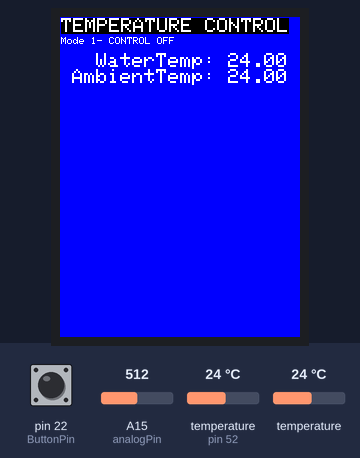
This sketch was run on a simulated Arduino Mega 2560, built with avr-gcc and run on an emulated ATmega2560. On the bench: 240×320 colour display. Inputs (shaded band) come from the test bench; at power-on: pin 22 (ButtonPin) LOW, temperature (sensor on pin 52) 24 °C, A15 (analogPin) = 512, temperature 24 °C. What the sketch prints to the serial monitor is not drawn.

Above: at 1.4 s.
1.5 s: pin 22 (ButtonPin) pulled HIGH for 3.2 s
At 5.3 s:
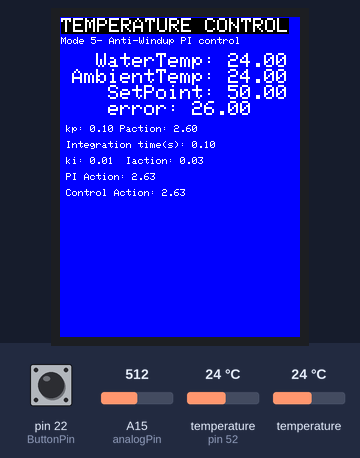
6.2 s: pin 22 (ButtonPin) pulled HIGH for 0.15 s
At 7.1 s:
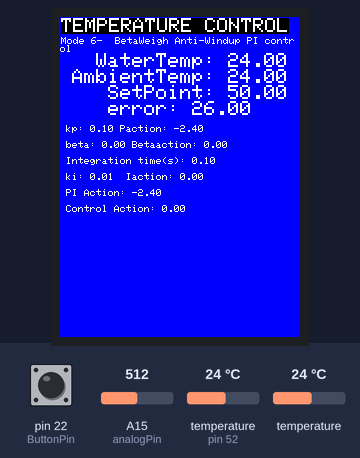
10.1 s: pin 22 (ButtonPin) pulled HIGH for 1 s
At 12.1 s:
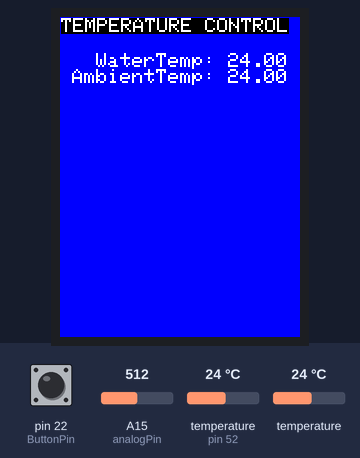
12.6 s: temperature (sensor on pin 52) set to 12 °C
At 14.4 s:
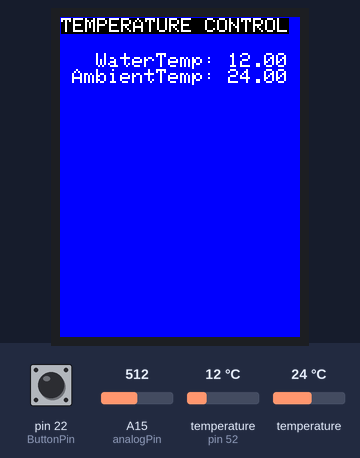
14.7 s: pin 22 (ButtonPin) pulled HIGH for 0.15 s
At 16.0 s:
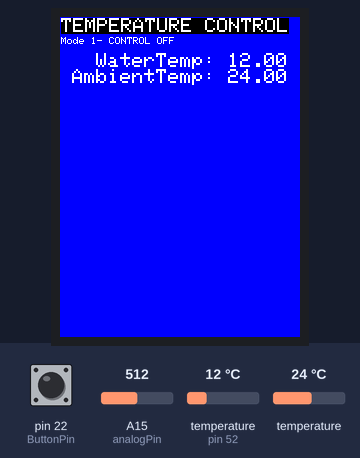
16.3 s: pin 22 (ButtonPin) pulled HIGH for 1 s
At 18.2 s:
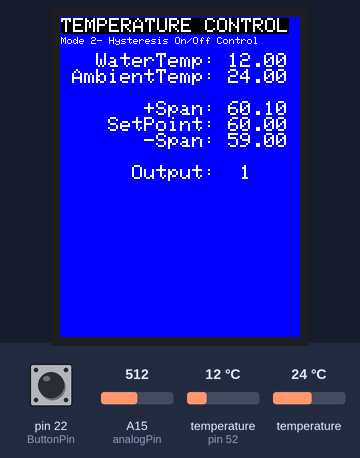
Timing chart, 0 to 19.7 s (numbered marks = the images above; inputs shaded):
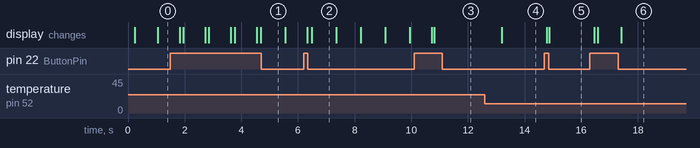

The sketch:

MULTICONTROL_UNED.ino
```cpp
//--------------------------------------------------------------------------
// Water heating control
// Author: Jonatan Rodriguez
//
//--------------------------------------------------------------------------

//libraries//*****************************************************
//TFT.......................................
  #include <MCUFRIEND_kbv.h>
  #include <OneWire.h>
  #include <DallasTemperature.h>
//INTERRUPCIONES//..........................
  #include <avr/io.h>
  #include <avr/interrupt.h>

//MACROS//*****************************************************
//macro for detection af rasing edge
  #define RE(signal, state) (state=(state<<1)|(signal&1)&3)==1

// global constants and variables//*****************************************************
  //main
    int WorkMode=0;
  //INTERRUPCIONES//..........................
    unsigned long lastmicros;
    unsigned long delta;
    int T_max=50;//
    int _100ms_tick=0;
  //ON OFF POWER MODULATION//....................
    int DutyCycle;
  //TFT........................................
    MCUFRIEND_kbv tft;
    #define WHITE   0xFFFF
    #define BLACK   0x0000
    #define BLUE    0x001F
    int width = tft.width();
    int height = tft.height();
  //IO PARAMETRIZATION..........................
    const int OneWirePin = 52;
    const int SsrPin = 53;
    const int ButtonPin = 22;
    const int analogPin = A15;
    boolean Button;
    boolean SsrOn;
    int AnalogIn;
  //Temperature Control general variables..........................
    #define eMYIDLE 0  //IDLE MODE THE OUTOUT IS OFF
    #define eONOFF 1   //ON OFF hYSTERESIS CONTROL
    #define eMYPWM 2   //MANUAL "PWM" REGULATION
    #define eMYPILOOP 3//PiMode
    #define eMYAWPILOOP 4//anti windup PI
    #define eMYAWBETAPILOOP 5
    float Setpoint=30;
    float Feedback;
    float MyError;
  //ON_OFF HYSTERESYS CONTROL....................
    float Onspan=0.1 ;
    float Offspan=1;
  //Pi CONTROL
    unsigned long LastITime;
    float Beta;
    float PIAction;
    float ControlAction;
    float IntegralError;
    float ITime;
    float Kp=0.1;
    float Ki=0.01;
    float Paction;
    float Iaction;
  //ONEWIRE BUS AND SENSORS....................
    OneWire Onewire(OneWirePin);
    DallasTemperature Sensors(&Onewire);
    DeviceAddress WaterTempSensor =    {0x28,0xFF,0xD0,0xC6,0x91,0x15,0x03,0x54};
    DeviceAddress AmbientTempSensor ={0x28,0xFF,0x15,0xC9,0x91,0x15,0x03,0x3E};
    float WaterTemp;
    float AmbientTemp;

void setup(){//*****************************************************
  //inicializacion interrupcion.................
    cli();//habilitacion de interupciones
    TCCR3A=0;//
    TCCR3B=0;//configuracion  del timer
    OCR3A=1566;//valor precargado para crea una interrupcion de 100ms
    TCCR3B |=   (1<<WGM32);
    TCCR3B |=   (1<<CS32);//cpnfiguracopn prescaler en 1024
    TCCR3B |=   (0<<CS31);
    TCCR3B |=   (1<<CS30);
    TIMSK3=(1<<OCIE3A);
    sei();
  //serial monitor..................................
    Serial.begin(115200);
    while (!Serial);
  //oneWire Sensos
    Sensors.begin();
  //tft..................................
    tft.begin();
    tft.fillScreen(BLUE);
   // tft.drawRect(0, 0, width, height, WHITE);
   //IO..................................
    pinMode(SsrPin, OUTPUT);
    pinMode(ButtonPin, INPUT);
    //Pi
    IntegralError=0;
    Iaction=0;
}

void SensorsReading(){//*****************************************************
  Sensors.requestTemperatures();
  WaterTemp=Sensors.getTempC(WaterTempSensor);
  AmbientTemp=Sensors.getTempC(AmbientTempSensor);
}

void MyTft(){//*****************************************************
  //my variables
    char *sWmode;
 //code
    tft.setCursor(1, 1);
    tft.setTextSize(2);
    tft.setTextColor(WHITE,BLACK);
    tft.println("TEMPERATURE CONTROL");
    tft.setCursor(1, 20);
    tft.setTextSize(2);
    tft.println("");
    tft.setTextColor(WHITE,BLUE);
    tft.print("   WaterTemp: ");
    tft.println(WaterTemp);
    tft.print(" AmbientTemp: ");
    tft.println(AmbientTemp);
  //every screen definition
    switch (WorkMode){
    case eMYIDLE://----------------------------------
       sWmode=("Mode 1- CONTROL OFF");
      break;
    case eONOFF://-------------------------------
      tft.println();
      tft.print("       +Span: ");tft.println((Setpoint + Onspan));
      tft.print("    SetPoint: ");tft.println(Setpoint);
      tft.print("       -Span: ");tft.println((Setpoint - Offspan));
      tft.println();
      tft.print("      Output:  ");tft.println((SsrOn));

      sWmode=("Mode 2- Hysteresis On/Off Control");
      break;
    case eMYPWM://--------------------------
      tft.println();
      tft.print("   DutyCycle: ");
      tft.println(DutyCycle);
      sWmode=("Mode 3-  5s period PWM control");
      tft.print("      Output:  ");
      tft.println((SsrOn));
      break;
    case eMYPILOOP://--------------------------
      tft.print("    SetPoint: "); tft.println(Setpoint);
      tft.print("    error: ");tft.println(MyError);
      tft.setTextSize(1);
      tft.println();
      tft.print(" kp: ");tft.print(Kp); tft.print(" Paction: ");tft.println(Paction);
      tft.println();
      tft.print(" Integration time(s): ");tft.println(ITime);
      tft.println();
      tft.print(" ki: ");tft.print(Ki);tft.print("  Iaction: ");tft.println(Iaction);
      tft.println();
      tft.print(" ControlAction: ");tft.println(ControlAction);
      sWmode=("Mode 4-  PI control");
      break;

    case eMYAWPILOOP://--------------------------
      tft.print("    SetPoint: "); tft.println(Setpoint);
      tft.print("    error: ");tft.println(MyError);
      tft.setTextSize(1);
      tft.println();
      tft.print(" kp: ");tft.print(Kp); tft.print(" Paction: ");tft.println(Paction);
      tft.println();
      tft.print(" Integration time(s): ");tft.println(ITime);
      tft.println();
      tft.print(" ki: ");tft.print(Ki);tft.print("  Iaction: ");tft.println(Iaction);
      tft.println();
      tft.print(" PI Action: ");tft.println(PIAction);
      tft.println();
      tft.print(" Control Action: ");tft.println(ControlAction);
      sWmode=("Mode 5- Anti-Windup PI control");
      break;

  case eMYAWBETAPILOOP://--------------------------
      tft.print("    SetPoint: "); tft.println(Setpoint);
      tft.print("    error: ");tft.println(MyError);
      tft.setTextSize(1);
      tft.println();
      tft.print(" kp: ");tft.print(Kp); tft.print(" Paction: ");tft.println(Paction);
      tft.println();
      tft.print(" beta: ");tft.print(Beta); tft.print(" Betaaction: ");tft.println(Setpoint*Beta);
      tft.println();
      tft.print(" Integration time(s): ");tft.println(ITime);
      tft.println();
      tft.print(" ki: ");tft.print(Ki);tft.print("  Iaction: ");tft.println(Iaction);
      tft.println();
      tft.print(" PI Action: ");tft.println(PIAction);
      tft.println();
      tft.print(" Control Action: ");tft.println(ControlAction);
      sWmode=("Mode 6-  BetaWeigh Anti-Windup PI control");
      break;
    }
    tft.setCursor(1, 20);
    tft.setTextSize(1);
    tft.print(sWmode);
 }

bool OnoffControl(float Feedback) { //*****************************************************
  if (Feedback > (Setpoint + Onspan)) {return false;}
  else if ( Feedback<=(Setpoint - Offspan)){return true;}
}
void Serialplot(){//*****************************************
  Serial.print("SP ");
  Serial.print(Setpoint);
  Serial.print(" Water ");
  Serial.print(WaterTemp);
  Serial.print(" fbk ");
  Serial.print(Feedback);
  Serial.print(" ssr ");
  Serial.print(SsrOn);
  Serial.print(" +sp ");
  Serial.print((Setpoint + Onspan));
  Serial.print(" -sp ");
  Serial.println((Setpoint - Offspan));
  Serial.print("WorkMode");
  Serial.println(WorkMode);
}

bool OnOffPowerModulation(int DutyCycle){//****************************************************
  if (_100ms_tick<=DutyCycle){return true;}
  else {return false;}
}
int MyPiControl(){//****************************************************
    Feedback=WaterTemp;
    MyError=Setpoint-Feedback;
    Paction=MyError*Kp;
    ITime=(float)(millis()-LastITime)/1000;
    IntegralError=MyError*ITime*Ki;
    Iaction=Iaction+IntegralError;
    LastITime=millis();
    PIAction=Paction+Iaction;
    ControlAction=PIAction ;
    return ControlAction;
}
int MyAWPiControl(){//****************************************************
    Feedback=WaterTemp;
    MyError=Setpoint-Feedback;
    Paction=MyError*Kp;
    ITime=(float)(millis()-LastITime)/1000;
    IntegralError=MyError*ITime*Ki;
    Iaction=Iaction+(IntegralError+(ControlAction-PIAction))*ITime;
    LastITime=millis();
    PIAction=Paction+Iaction;
    ControlAction= AntiSaturation(0,50,PIAction);
    return ControlAction;
}
int MyAWBetaPiControl(){//****************************************************
    Feedback=WaterTemp;
    MyError=Setpoint-Feedback;
    Paction=Kp*(Setpoint*Beta-Feedback);
    ITime=(float)(millis()-LastITime)/1000;
    IntegralError=MyError*ITime*Ki;
    Iaction=Iaction+(IntegralError+(ControlAction-PIAction))*ITime;
    LastITime=millis();
    PIAction=Paction+Iaction;
    ControlAction= AntiSaturation(0,50,PIAction);
    return ControlAction;
}
float AntiSaturation(float vmin,float vmax,float value){
  if (value>vmax){return vmax;}
  else if (value<vmin){return vmin;}
  else{return value;}
}
void IO(){//*****************************************************
  //field inputs management
    Button = digitalRead(ButtonPin);
    AnalogIn = analogRead(analogPin);          // realizar la lectura analógica raw
  //field output management
    switch (WorkMode){
      case eMYIDLE://----------------------------------
        SsrOn = false;
        break;
      case eONOFF://-------------------------------
        SsrOn=OnoffControl(WaterTemp);
        break;
      case eMYPWM://--------------------------
        SsrOn=OnOffPowerModulation(DutyCycle);
        break;
      case eMYPILOOP:
        SsrOn=OnOffPowerModulation(MyPiControl());
         break;
      case eMYAWPILOOP:
        SsrOn=OnOffPowerModulation(MyAWPiControl());
         break;
      case eMYAWBETAPILOOP:
        SsrOn=OnOffPowerModulation(MyAWBetaPiControl());
         break;
      }
    if (SsrOn==true){digitalWrite(SsrPin, HIGH);}
    else {digitalWrite(SsrPin, LOW);}
}
ISR(TIMER3_COMPA_vect){//CYCLIC 100ms INTERRUPT TREATMENT*****************************************************
  delta=micros()-lastmicros;
  Serial.println(delta);
  lastmicros=micros();
  if (_100ms_tick<=T_max) {_100ms_tick=_100ms_tick+1;}
  else{_100ms_tick=0;}
  IO();
}

void loop(){//MAIN PROGRAM*****************************************************
  SensorsReading();
  //System inputs management
    switch (WorkMode){
      case eMYIDLE://----------------------------------
        break;
      case eONOFF://-------------------------------
        Setpoint =(int) map(AnalogIn, 0, 1023, 20, 100);
        break;
      case eMYPWM://--------------------------
        DutyCycle = map(AnalogIn, 0, 1023, 0, 50);
        break;
      case eMYPILOOP://--------------------------
        Setpoint = map(AnalogIn, 0, 1023, 0, 100);
         break;
      case eMYAWPILOOP://-------------------------
        Setpoint = map(AnalogIn, 0, 1023, 0, 100);
         break;
      case eMYAWBETAPILOOP://---------------------
        Setpoint = map(AnalogIn, 0, 1023, 0, 100);
         break;
    }
    int Button_RT;
    if(RE(digitalRead(ButtonPin), Button_RT)){
      IntegralError=0;
      Iaction=0;
      tft.fillScreen(BLUE);//limpiar pantalla
      if (WorkMode>5){WorkMode=0;}
      else {WorkMode++;}
    }
    MyTft();
    //Serialplot();
 }
```

Measured:
- after the input at 1.5 s, the display: first changes after 0.32 s (image 1 shows a later state)
- after the input at 6.2 s, the display: first changes after 0.12 s (image 2 shows a later state)
- after the input at 10.1 s, the display: first changes after 0.62 s (image 3 shows a later state)
- after the input at 12.6 s, the display: changes after 0.60 s (image 4)
- after the input at 14.7 s, the display: first changes after 0.08 s (image 5 shows a later state)
- after the input at 16.3 s, the display: first changes after 0.16 s (image 6 shows a later state)
- what the display in image 2 shows lasts 0.9 s, from 6.5 s to 7.4 s
